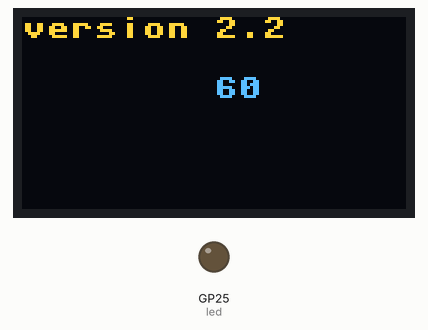
This program was run on a simulated Raspberry Pi Pico running MicroPython. On the bench: 128×64 one-colour display, output pins drawn as LEDs (lit = HIGH). The OLED is the two-colour kind (top 16 rows yellow); values from a settings file that is not in the repository are placeholders.

Above: at 0.1 s.
At 4.2 s:
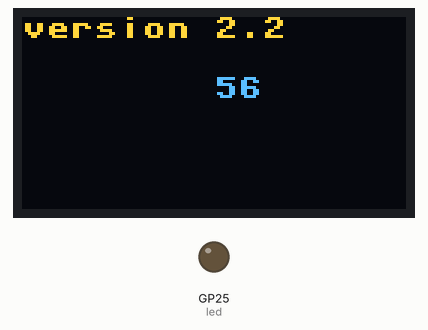
At 9.3 s:
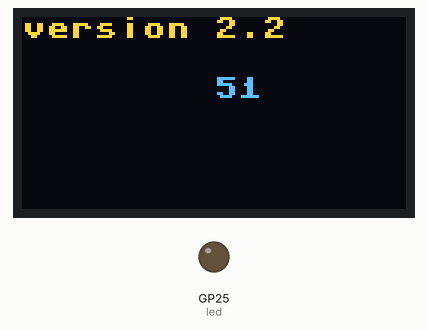
At 19.6 s:
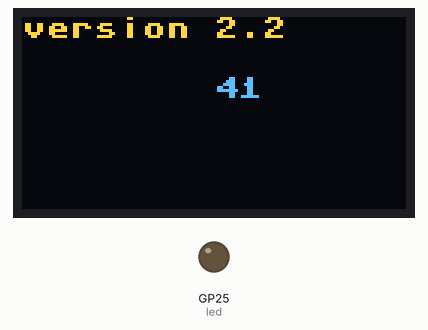
At 27.8 s:
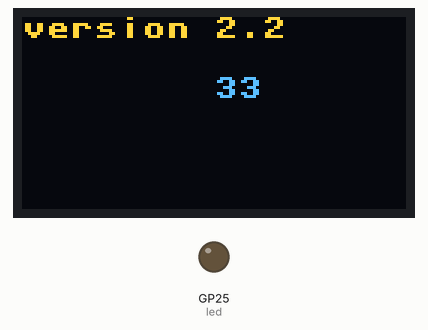
At 39.0 s:
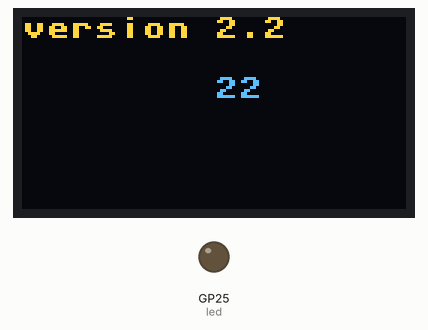

The program:

main.py
```python
import time
import machine
from machine import Pin, I2C

from ota import OTAUpdater
from WIFI_CONFIG import SSID, PASSWORD

import ssd1306


#
#
#
def GetNewVersion():
    # check new version available
    ota_updater = OTAUpdater(SSID, PASSWORD, firmware_url, "main.py")
    ota_updater.download_and_install_update_if_available()


led = Pin("LED", Pin.OUT) # 25 is 'Pico' and "LED" is 'Pico W'
firmware_url = "https://raw.githubusercontent.com/marcovanurk/MicroPython_OTA/"


# using default address 0x3C
i2c = I2C(0, sda=Pin(12), scl=Pin(13))
display = ssd1306.SSD1306_I2C(128, 64, i2c)

displayText = '               '


#
# loop
#
while True:
    display.text(displayText, 0, 0, 0)
    displayText = "version 2.2"
    display.text(displayText, 0, 0, 1)
    display.show()

    for i in range(60, 0, -1):
        display.text(str(i), 64, 20, 1)
        display.show()
        time.sleep(1.0)
        display.text(str(i), 64, 20, 0)

    display.text(str(i), 64, 20, 0)
    displayTextOta = 'New version...'
    display.text(displayTextOta, 0, 40, 1)
    display.show()

    time.sleep(1)

    GetNewVersion()

    display.text(displayTextOta, 0, 40, 0)
    display.show()

    # machine.reset()
```

Measured:
- what the display in image 1 shows lasts 1.0 s, from 4.2 s to 5.2 s
